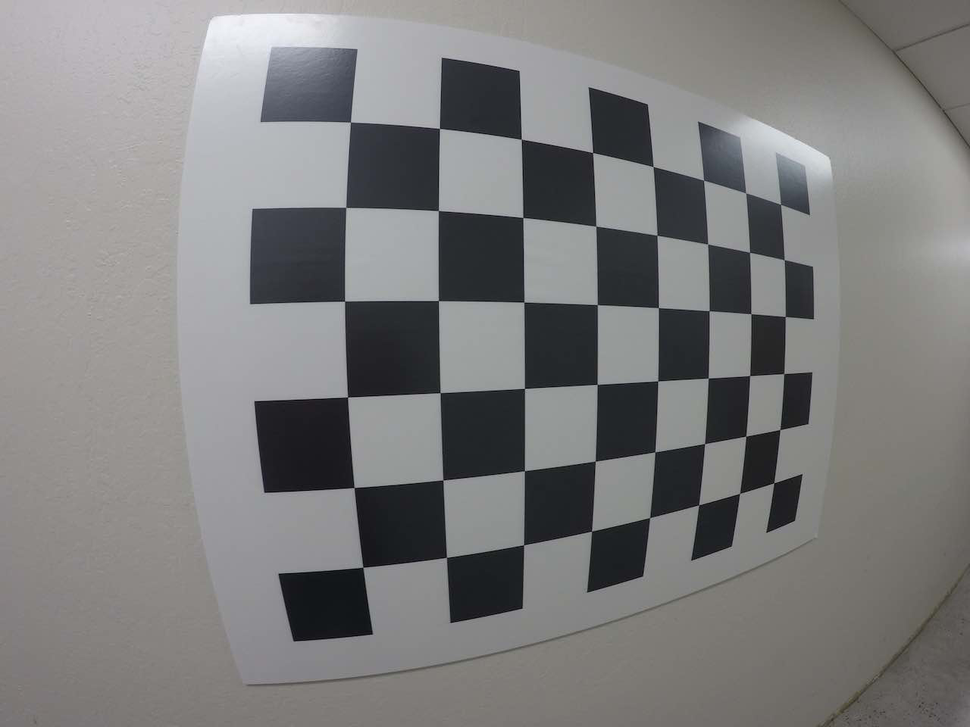
#> input picture Code/calibration_wide/test_image2.png, 970 x 727 px, shrunk from 1280 x 960 before the run
$ jupyter execute 02_Undistort_and_Transform_Perspective.ipynb
#> lines starting #> are read from the running program, lines starting #| are printed output that depends on the picture; after the words box and inside, x2 and y2 are one past the last pixel; in counts of white or black regions, pixels touching at a corner belong together
# Undistort and Transform Perspective

[cell 1]
# !wget https://s3-us-west-1.amazonaws.com/udacity-selfdrivingcar/files/Advanced_Lane_Finding_Images/correct_for_distortion/test_image2.png

[cell 2]
import pickle
import cv2
import numpy as np
import matplotlib.pyplot as plt
import matplotlib.image as mpimg

[cell 3]
# Read in the saved camera matrix and distortion coefficients
# These are the arrays you calculated using cv2.calibrateCamera()
dist_pickle = pickle.load( open( "./calibration_wide/wide_dist_pickle.p", "rb" ) )
#> (reads Code/calibration_wide/wide_dist_pickle.p from the repository)
mtx = dist_pickle["mtx"]
dist = dist_pickle["dist"]

# Read in an image
img = cv2.imread('./calibration_wide/test_image2.png')
#> img is the input picture: shape (727, 970, 3); mean B, G, R 124.9, 125, 125.3
plt.imshow(img)
nx = 8 # the number of inside corners in x
ny = 6 # the number of inside corners in y

[cell 4]
# MODIFY THIS FUNCTION TO GENERATE OUTPUT
# THAT LOOKS LIKE THE IMAGE ABOVE
def corners_unwarp(img, nx, ny, mtx, dist):
    # Pass in your image into this function
    # Write code to do the following steps
#> called with nx = 8, ny = 6, mtx = array of shape (3, 3), dist = array of shape (1, 5)
    undistort_img = cv2.undistort(img, mtx, dist)  # 1) Undistort using mtx and dist
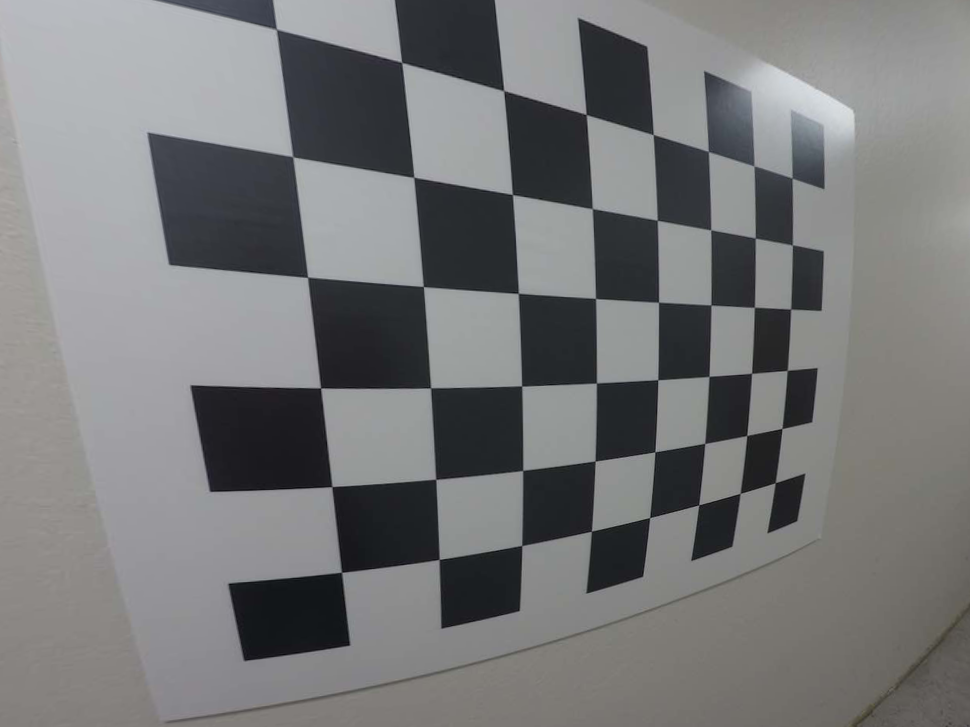
#> undistort_img: shape (727, 970, 3); mean B, G, R 120.7, 119.9, 119.1
    gray = cv2.cvtColor(undistort_img, cv2.COLOR_BGR2GRAY) # 2) Convert to grayscale
    ret, corners = cv2.findChessboardCorners(gray, (8,6), None) # 3) Find the chessboard corners
#> ret = True; corners = 48 rows, first 8: [279, 31], [402.6, 63.4], [503.8, 90.38], [585.9, 114.2], [653.2, 134.5], [708.2, 151.4], [753.7, 166.3], [792.1, 178]
    if ret == True: # If corners found:
        # Draw and display the corners
        cv2.drawChessboardCorners(undistort_img, (8,6), corners, ret)
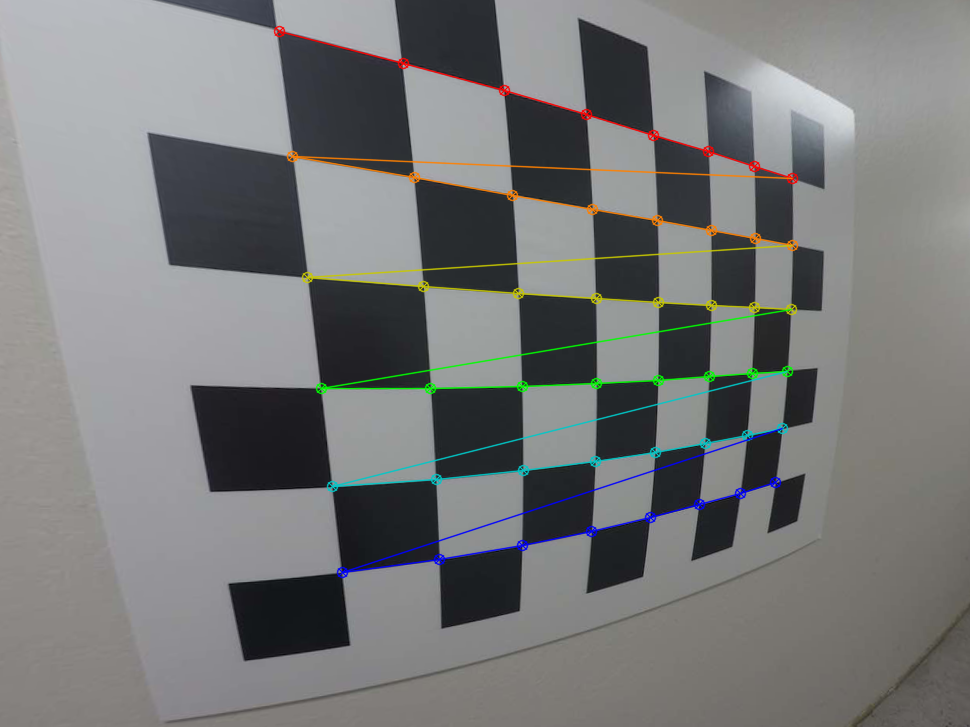
#> undistort_img: shape (727, 970, 3); 2.76% of pixels changed, all inside (x1, y1, x2, y2) = (273, 25, 799, 579)
        plt.imshow(undistort_img)
        # Choose offset from image corners to plot detected corners
        # This should be chosen to present the result at the proper aspect ratio
        # My choice of 100 pixels is not exact, but close enough for our purpose here
        offset = 200 # offset for dst points
        # Grab the image shape
        img_size = (gray.shape[1], gray.shape[0])
#> img_size = (970, 727)

        # For source points I'm grabbing the outer four detected corners
        src = np.float32([corners[0], corners[nx-1], corners[-1], corners[-nx]])
#> src = [[279, 31], [792.1, 178], [775.3, 482.5], [341.6, 572.1]]

        # For destination points, I'm arbitrarily choosing some points to be
        # a nice fit for displaying our warped result
        # again, not exact, but close enough for our purposes
        dst = np.float32([[offset, offset], [img_size[0]-offset, offset],
                                     [img_size[0]-offset, img_size[1]-offset],
                                     [offset, img_size[1]-offset]])
        # Given src and dst points, calculate the perspective transform matrix
        M = cv2.getPerspectiveTransform(src, dst)
#> M = [[0.372, -0.096, 61], [-0.252, 0.378, 220.3], [-0.000666, -0.000188, 1]]

        # Warp the image using OpenCV warpPerspective()
        warped = cv2.warpPerspective(undistort_img, M, img_size)
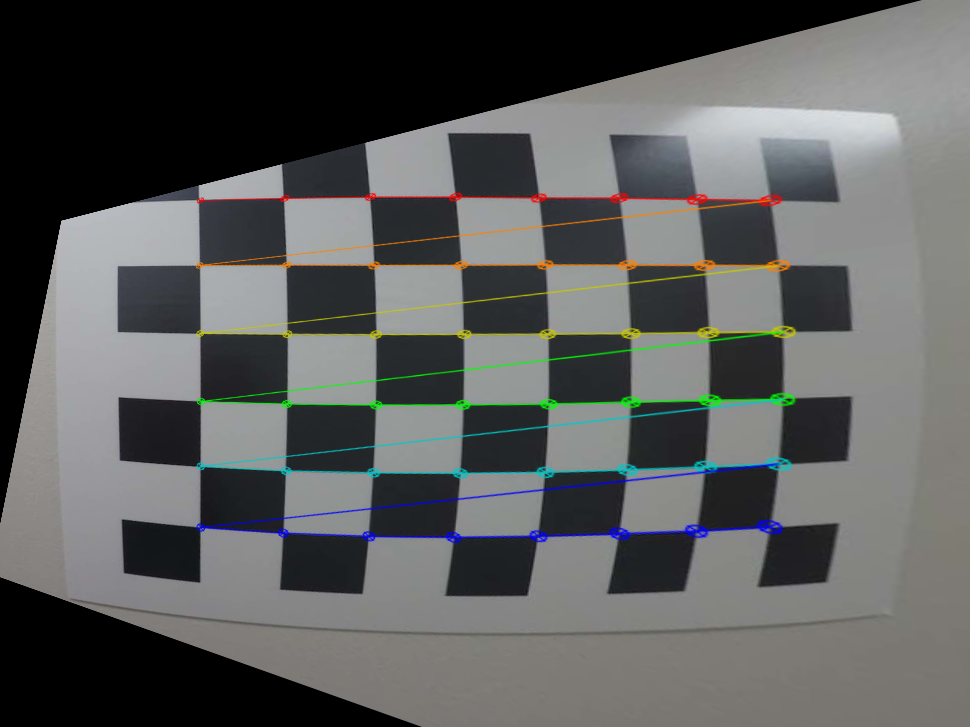
#> warped: shape (727, 970, 3); mean B, G, R 90.5, 91.1, 89.6

    return warped, M

[cell 5]
image = np.copy(img)
top_down, perspective_M = corners_unwarp(image, nx, ny, mtx, dist)
#> perspective_M has the same summary as M in corners_unwarp

[cell 6]
f, (ax1, ax2) = plt.subplots(1, 2, figsize=(24, 9))
f.tight_layout()
ax1.imshow(img)
ax1.set_title('Original Image', fontsize=30)
ax2.imshow(top_down)
ax2.set_title('Undistorted and Warped Image', fontsize=30)
plt.subplots_adjust(left=0., right=1, top=0.9, bottom=0.)
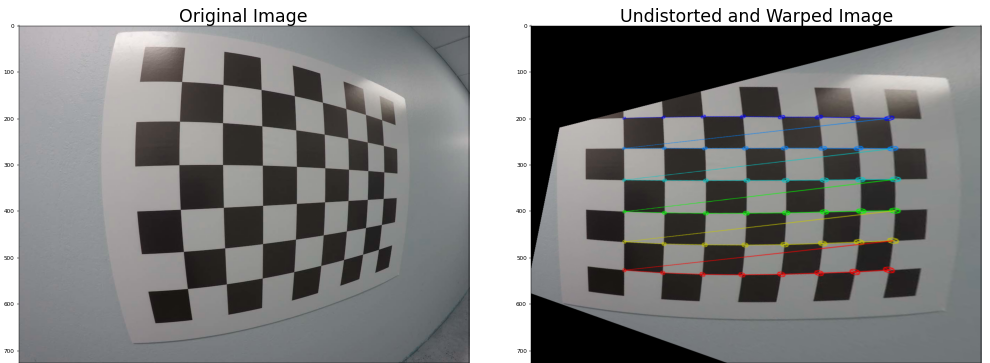
#> figure drawn by matplotlib, 2 panels; B, G, R data is drawn as R, G, B
